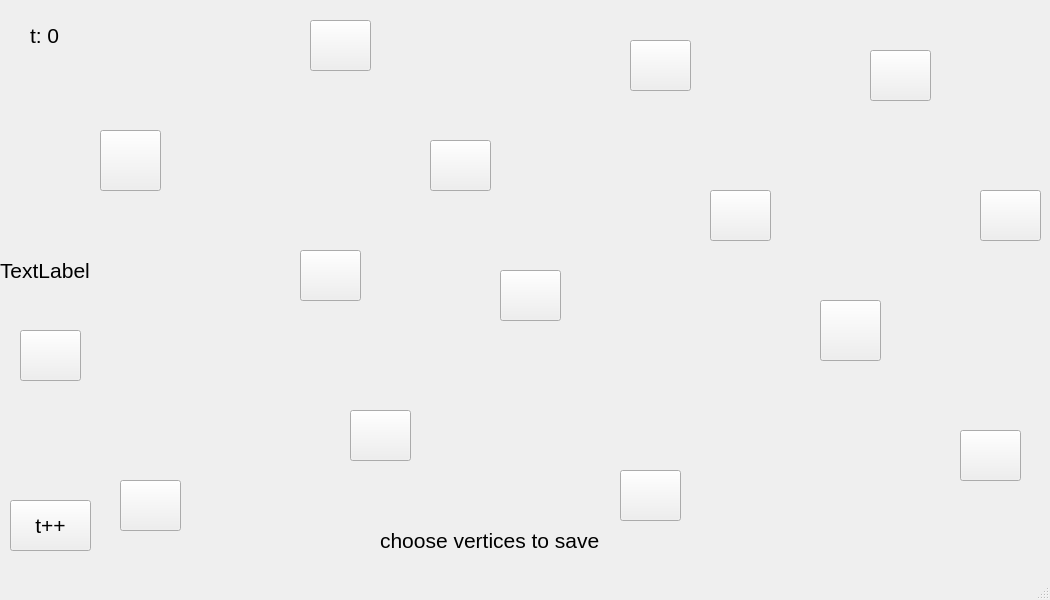
<?xml version="1.0" encoding="UTF-8"?>
<ui version="4.0">
 <class>MainWindow</class>
 <widget class="QMainWindow" name="MainWindow">
  <property name="geometry">
   <rect>
    <x>0</x>
    <y>0</y>
    <width>1050</width>
    <height>600</height>
   </rect>
  </property>
  <property name="font">
   <font>
    <family>Arial</family>
    <pointsize>16</pointsize>
   </font>
  </property>
  <property name="windowTitle">
   <string>MainWindow</string>
  </property>
  <widget class="QWidget" name="centralwidget">
   <widget class="QPushButton" name="pushButton_2">
    <property name="geometry">
     <rect>
      <x>630</x>
      <y>40</y>
      <width>61</width>
      <height>51</height>
     </rect>
    </property>
    <property name="text">
     <string/>
    </property>
   </widget>
   <widget class="QLabel" name="label">
    <property name="geometry">
     <rect>
      <x>30</x>
      <y>20</y>
      <width>61</width>
      <height>31</height>
     </rect>
    </property>
    <property name="text">
     <string>t: 0</string>
    </property>
   </widget>
   <widget class="QPushButton" name="pushButton_3">
    <property name="geometry">
     <rect>
      <x>870</x>
      <y>50</y>
      <width>61</width>
      <height>51</height>
     </rect>
    </property>
    <property name="text">
     <string/>
    </property>
   </widget>
   <widget class="QPushButton" name="pushButton_4">
    <property name="geometry">
     <rect>
      <x>100</x>
      <y>130</y>
      <width>61</width>
      <height>61</height>
     </rect>
    </property>
    <property name="text">
     <string/>
    </property>
   </widget>
   <widget class="QPushButton" name="pushButton_5">
    <property name="geometry">
     <rect>
      <x>430</x>
      <y>140</y>
      <width>61</width>
      <height>51</height>
     </rect>
    </property>
    <property name="text">
     <string/>
    </property>
   </widget>
   <widget class="QPushButton" name="pushButton_6">
    <property name="geometry">
     <rect>
      <x>710</x>
      <y>190</y>
      <width>61</width>
      <height>51</height>
     </rect>
    </property>
    <property name="text">
     <string/>
    </property>
   </widget>
   <widget class="QPushButton" name="pushButton_7">
    <property name="geometry">
     <rect>
      <x>980</x>
      <y>190</y>
      <width>61</width>
      <height>51</height>
     </rect>
    </property>
    <property name="text">
     <string/>
    </property>
   </widget>
   <widget class="QPushButton" name="pushButton_8">
    <property name="geometry">
     <rect>
      <x>20</x>
      <y>330</y>
      <width>61</width>
      <height>51</height>
     </rect>
    </property>
    <property name="text">
     <string/>
    </property>
   </widget>
   <widget class="QPushButton" name="pushButton_9">
    <property name="geometry">
     <rect>
      <x>300</x>
      <y>250</y>
      <width>61</width>
      <height>51</height>
     </rect>
    </property>
    <property name="text">
     <string/>
    </property>
   </widget>
   <widget class="QPushButton" name="pushButton_10">
    <property name="geometry">
     <rect>
      <x>500</x>
      <y>270</y>
      <width>61</width>
      <height>51</height>
     </rect>
    </property>
    <property name="text">
     <string/>
    </property>
   </widget>
   <widget class="QPushButton" name="pushButton_11">
    <property name="geometry">
     <rect>
      <x>820</x>
      <y>300</y>
      <width>61</width>
      <height>61</height>
     </rect>
    </property>
    <property name="text">
     <string/>
    </property>
   </widget>
   <widget class="QPushButton" name="pushButton_12">
    <property name="geometry">
     <rect>
      <x>120</x>
      <y>480</y>
      <width>61</width>
      <height>51</height>
     </rect>
    </property>
    <property name="text">
     <string/>
    </property>
   </widget>
   <widget class="QPushButton" name="pushButton_13">
    <property name="geometry">
     <rect>
      <x>350</x>
      <y>410</y>
      <width>61</width>
      <height>51</height>
     </rect>
    </property>
    <property name="text">
     <string/>
    </property>
   </widget>
   <widget class="QLabel" name="label_2">
    <property name="geometry">
     <rect>
      <x>380</x>
      <y>510</y>
      <width>661</width>
      <height>61</height>
     </rect>
    </property>
    <property name="text">
     <string>choose vertices to save</string>
    </property>
   </widget>
   <widget class="QPushButton" name="pushButton">
    <property name="geometry">
     <rect>
      <x>310</x>
      <y>20</y>
      <width>61</width>
      <height>51</height>
     </rect>
    </property>
    <property name="autoFillBackground">
     <bool>false</bool>
    </property>
    <property name="text">
     <string/>
    </property>
   </widget>
   <widget class="QPushButton" name="pushButton_14">
    <property name="geometry">
     <rect>
      <x>620</x>
      <y>470</y>
      <width>61</width>
      <height>51</height>
     </rect>
    </property>
    <property name="styleSheet">
     <string notr="true"/>
    </property>
    <property name="text">
     <string/>
    </property>
   </widget>
   <widget class="QPushButton" name="pushButton_15">
    <property name="geometry">
     <rect>
      <x>960</x>
      <y>430</y>
      <width>61</width>
      <height>51</height>
     </rect>
    </property>
    <property name="text">
     <string/>
    </property>
   </widget>
   <widget class="QPushButton" name="pushButton_16">
    <property name="geometry">
     <rect>
      <x>10</x>
      <y>500</y>
      <width>81</width>
      <height>51</height>
     </rect>
    </property>
    <property name="text">
     <string>t++</string>
    </property>
   </widget>
   <widget class="QLabel" name="image_1">
    <property name="geometry">
     <rect>
      <x>230</x>
      <y>0</y>
      <width>101</width>
      <height>101</height>
     </rect>
    </property>
    <property name="text">
     <string/>
    </property>
   </widget>
   <widget class="QLabel" name="image_4">
    <property name="geometry">
     <rect>
      <x>40</x>
      <y>110</y>
      <width>101</width>
      <height>101</height>
     </rect>
    </property>
    <property name="text">
     <string/>
    </property>
   </widget>
   <widget class="QLabel" name="image_8">
    <property name="geometry">
     <rect>
      <x>40</x>
      <y>300</y>
      <width>101</width>
      <height>101</height>
     </rect>
    </property>
    <property name="text">
     <string/>
    </property>
   </widget>
   <widget class="QLabel" name="image_12">
    <property name="geometry">
     <rect>
      <x>140</x>
      <y>450</y>
      <width>101</width>
      <height>101</height>
     </rect>
    </property>
    <property name="text">
     <string/>
    </property>
   </widget>
   <widget class="QLabel" name="image_13">
    <property name="geometry">
     <rect>
      <x>360</x>
      <y>380</y>
      <width>101</width>
      <height>101</height>
     </rect>
    </property>
    <property name="text">
     <string/>
    </property>
   </widget>
   <widget class="QLabel" name="image_9">
    <property name="geometry">
     <rect>
      <x>320</x>
      <y>230</y>
      <width>101</width>
      <height>101</height>
     </rect>
    </property>
    <property name="text">
     <string/>
    </property>
   </widget>
   <widget class="QLabel" name="image_14">
    <property name="geometry">
     <rect>
      <x>560</x>
      <y>430</y>
      <width>101</width>
      <height>101</height>
     </rect>
    </property>
    <property name="text">
     <string/>
    </property>
   </widget>
   <widget class="QLabel" name="image_10">
    <property name="geometry">
     <rect>
      <x>510</x>
      <y>240</y>
      <width>101</width>
      <height>101</height>
     </rect>
    </property>
    <property name="text">
     <string/>
    </property>
   </widget>
   <widget class="QLabel" name="image_5">
    <property name="geometry">
     <rect>
      <x>450</x>
      <y>100</y>
      <width>101</width>
      <height>101</height>
     </rect>
    </property>
    <property name="text">
     <string/>
    </property>
   </widget>
   <widget class="QLabel" name="image_15">
    <property name="geometry">
     <rect>
      <x>890</x>
      <y>420</y>
      <width>101</width>
      <height>101</height>
     </rect>
    </property>
    <property name="text">
     <string/>
    </property>
   </widget>
   <widget class="QLabel" name="image_11">
    <property name="geometry">
     <rect>
      <x>750</x>
      <y>300</y>
      <width>101</width>
      <height>101</height>
     </rect>
    </property>
    <property name="text">
     <string/>
    </property>
   </widget>
   <widget class="QLabel" name="image_7">
    <property name="geometry">
     <rect>
      <x>910</x>
      <y>170</y>
      <width>101</width>
      <height>101</height>
     </rect>
    </property>
    <property name="text">
     <string/>
    </property>
   </widget>
   <widget class="QLabel" name="image_3">
    <property name="geometry">
     <rect>
      <x>810</x>
      <y>20</y>
      <width>101</width>
      <height>101</height>
     </rect>
    </property>
    <property name="text">
     <string/>
    </property>
   </widget>
   <widget class="QLabel" name="image_6">
    <property name="geometry">
     <rect>
      <x>650</x>
      <y>160</y>
      <width>101</width>
      <height>101</height>
     </rect>
    </property>
    <property name="text">
     <string/>
    </property>
   </widget>
   <widget class="QLabel" name="image_2">
    <property name="geometry">
     <rect>
      <x>560</x>
      <y>0</y>
      <width>101</width>
      <height>101</height>
     </rect>
    </property>
    <property name="text">
     <string/>
    </property>
   </widget>
   <widget class="QLabel" name="label_3">
    <property name="geometry">
     <rect>
      <x>0</x>
      <y>0</y>
      <width>1051</width>
      <height>541</height>
     </rect>
    </property>
    <property name="text">
     <string>TextLabel</string>
    </property>
   </widget>
   <zorder>label_3</zorder>
   <zorder>label</zorder>
   <zorder>label_2</zorder>
   <zorder>pushButton_16</zorder>
   <zorder>image_1</zorder>
   <zorder>pushButton</zorder>
   <zorder>image_4</zorder>
   <zorder>image_8</zorder>
   <zorder>image_12</zorder>
   <zorder>image_13</zorder>
   <zorder>image_9</zorder>
   <zorder>image_14</zorder>
   <zorder>image_10</zorder>
   <zorder>image_5</zorder>
   <zorder>image_15</zorder>
   <zorder>image_11</zorder>
   <zorder>image_7</zorder>
   <zorder>image_3</zorder>
   <zorder>image_6</zorder>
   <zorder>image_2</zorder>
   <zorder>pushButton_4</zorder>
   <zorder>pushButton_8</zorder>
   <zorder>pushButton_12</zorder>
   <zorder>pushButton_9</zorder>
   <zorder>pushButton_13</zorder>
   <zorder>pushButton_14</zorder>
   <zorder>pushButton_10</zorder>
   <zorder>pushButton_5</zorder>
   <zorder>pushButton_2</zorder>
   <zorder>pushButton_6</zorder>
   <zorder>pushButton_3</zorder>
   <zorder>pushButton_7</zorder>
   <zorder>pushButton_11</zorder>
   <zorder>pushButton_15</zorder>
  </widget>
  <widget class="QMenuBar" name="menubar">
   <property name="geometry">
    <rect>
     <x>0</x>
     <y>0</y>
     <width>1050</width>
     <height>18</height>
    </rect>
   </property>
  </widget>
  <widget class="QStatusBar" name="statusbar"/>
 </widget>
 <resources>
  <include location="resource.qrc"/>
 </resources>
 <connections/>
</ui>
